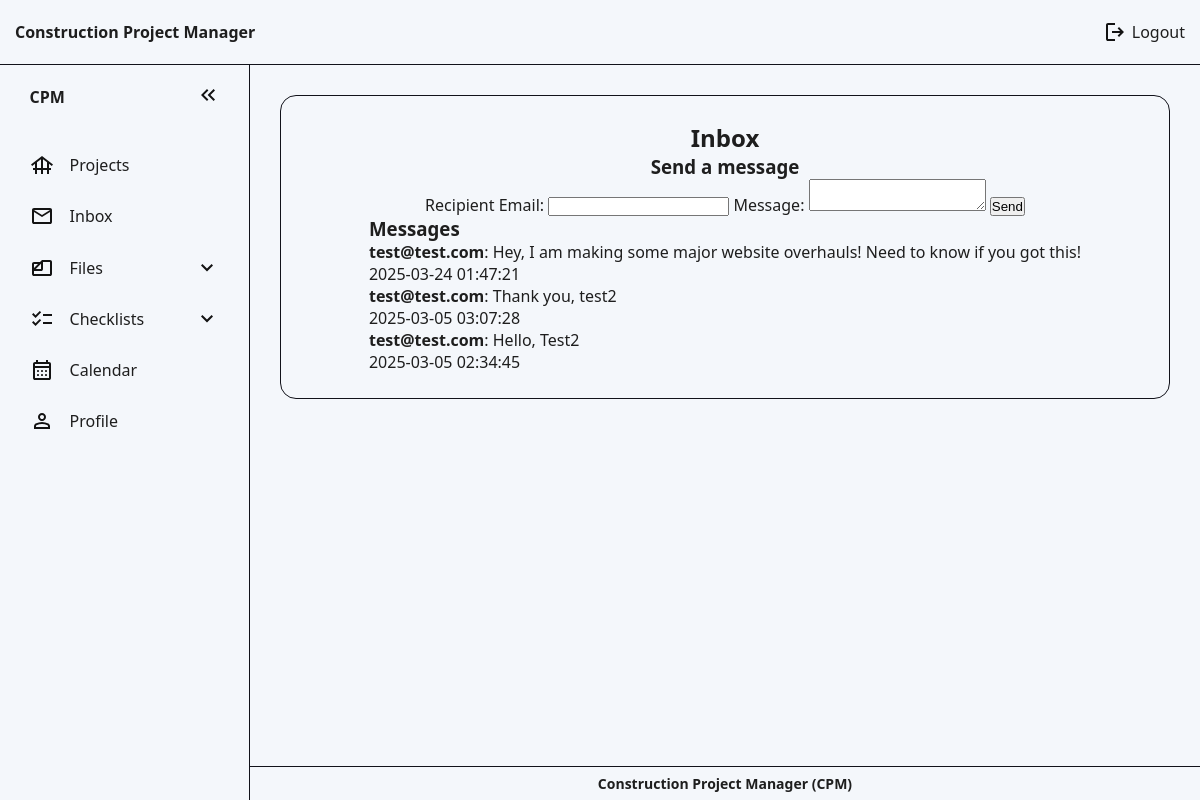
The page /inbox (signed in) on the database as committed earlier.
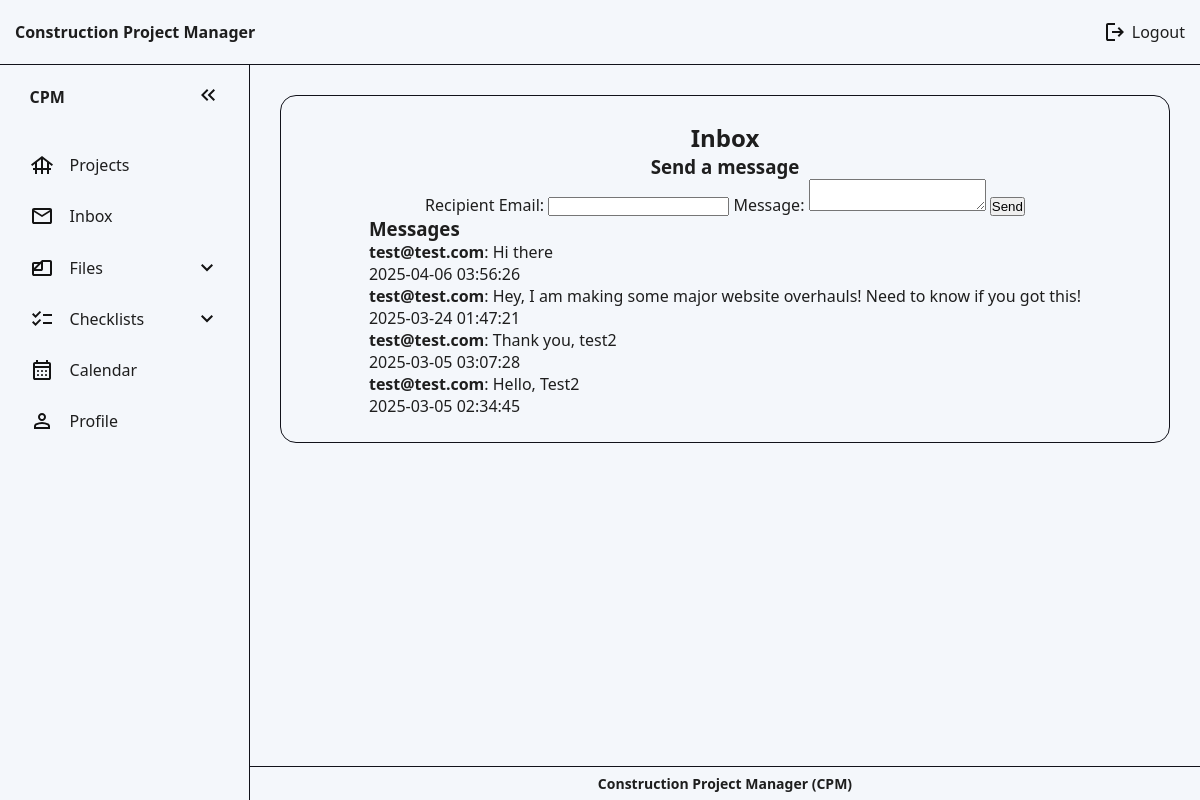
The same page on the database as committed later.
### website/models.py (models this page shows)
class Message(db.Model): #Model to handle the messages
    id = db.Column(db.Integer, primary_key=True) #store all messages in a table
    sender_id = db.Column(db.Integer, db.ForeignKey('user.id')) #used to fetch the correct messages based on who received and who sent
    receiver_id = db.Column(db.Integer, db.ForeignKey('user.id'))
    message_text = db.Column(db.Text, nullable = False)
    timestamp = db.Column(db.DateTime, default = db.func.current_timestamp())
    is_read = db.Column(db.Boolean, default=False)

class User(db.Model, UserMixin): # Define schema, the columns
    id = db.Column(db.Integer, primary_key=True)
    email = db.Column(db.String(150), unique=True) # No user can have the same email as another
    password = db.Column(db.String(150))
    first_name = db.Column(db.String(150))
    role = db.Column(db.String(150))
    projects = db.relationship('Project') # Tells Flask and sqlAlchemy to do their magic, and when creating a project,
    messages_sent = db.relationship('Message', foreign_keys='Message.sender_id', backref='sender', lazy=True)
    messages_received = db.relationship('Message', foreign_keys='Message.receiver_id', backref='receiver', lazy=True)

### website/views.py (the view)
@views.route('/inbox')
@login_required
def inbox():
    user_id = current_user.id
    messages = Message.query.join(User, Message.sender_id == User.id).filter(Message.receiver_id == user_id).add_columns(Message.id, Message.message_text, Message.timestamp, User.email.label('sender_name')).order_by(Message.timestamp.desc()).all()
    unread_messages = Message.query.filter_by(receiver_id=user_id, is_read=False).all()
    for message in unread_messages:
        message.is_read = True
    db.session.commit()
    unread_count = len(unread_messages)
    return render_template("inbox.html", messages=messages, unread_count=unread_count)

### website/context_processors.py (called while the page is built)
def unread_message_count():
    if current_user.is_authenticated:
        return Message.query.filter_by(receiver_id=current_user.id, is_read=False).count()
    return 0

### website/templates/inbox.html (shortened to what this page needs)
{% extends 'base.html' %}
{% block content %}
<section class="main-content-section">
  <h2>Inbox</h2>
  <h3>Send a message</h3>
  <form method="POST" action="{{url_for('views.send_message')}}">
    <label for="receiver_email">Recipient Email:</label>
    <input type="text" name="receiver_email" required />
    <label for="content">Message:</label>
    <textarea name="content" required></textarea>
    <button type="submit">Send</button>
  </form>
  <div>
    <h3>Messages</h3>
    {% if messages %} {% for message in messages %}
    <div>
      <p>
        <strong>{{message.sender_name }}</strong>: {{message.message_text }}
      </p>
      <p>{{message.timestamp }}</p>
    </div>
    {% endfor %} {% else %}
    <p>No messages found.</p>
    {% endif %}
  </div>
</section>
{% endblock %}

Rows that differ between the two databases and show on the page:
added Message: sender_name "test@test.com", message_text "Hi there", timestamp "2025-04-06 03:56:26"
